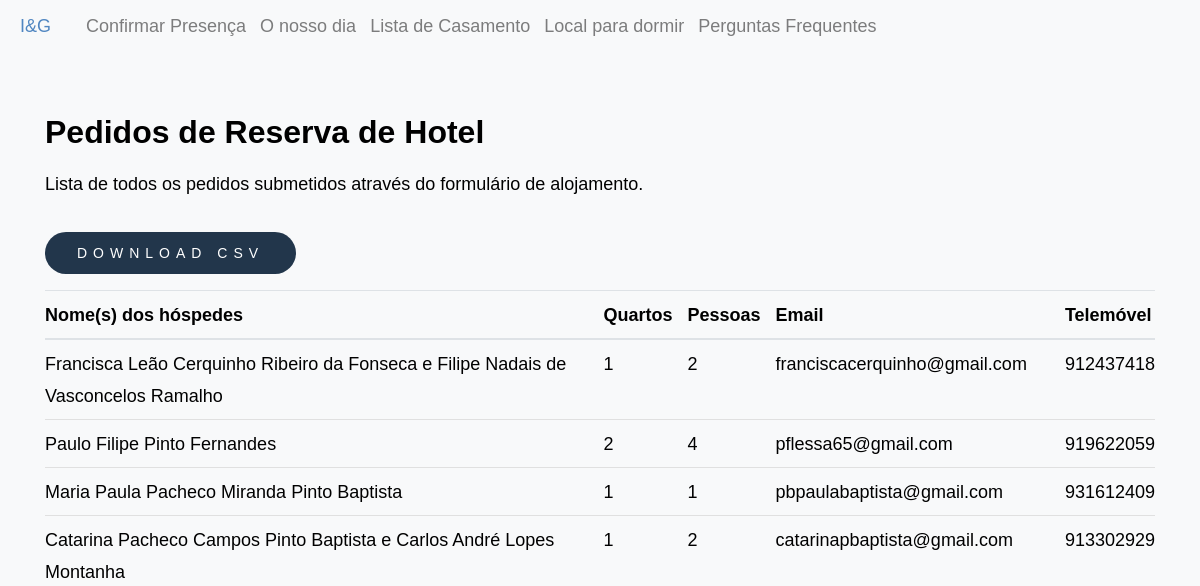
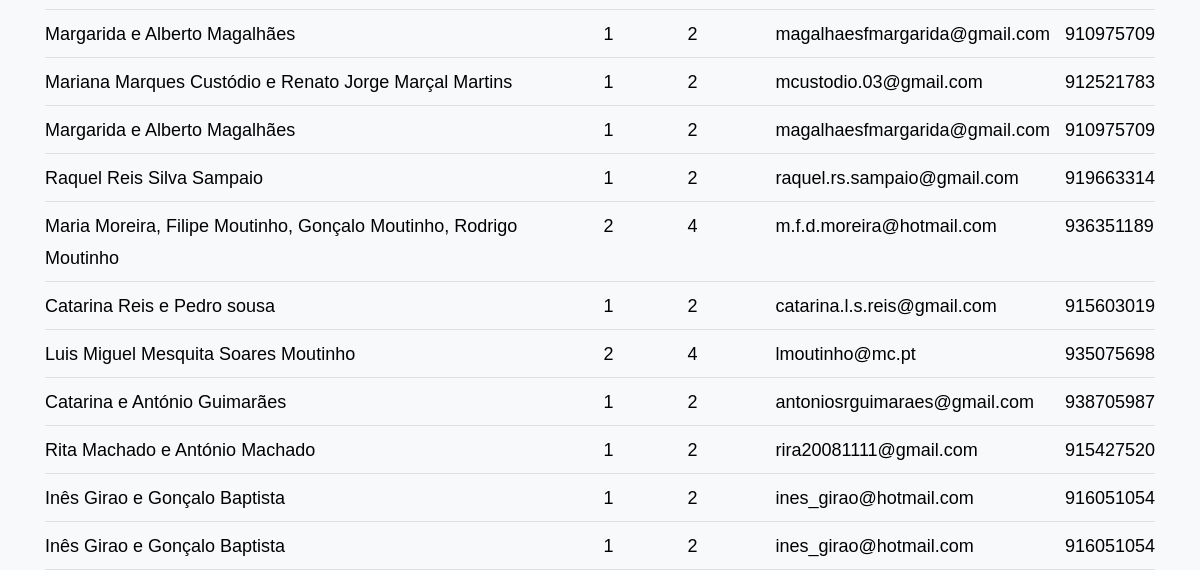
Page /edit/hotel_reservations on the earlier database version (2 pictures, top to bottom).
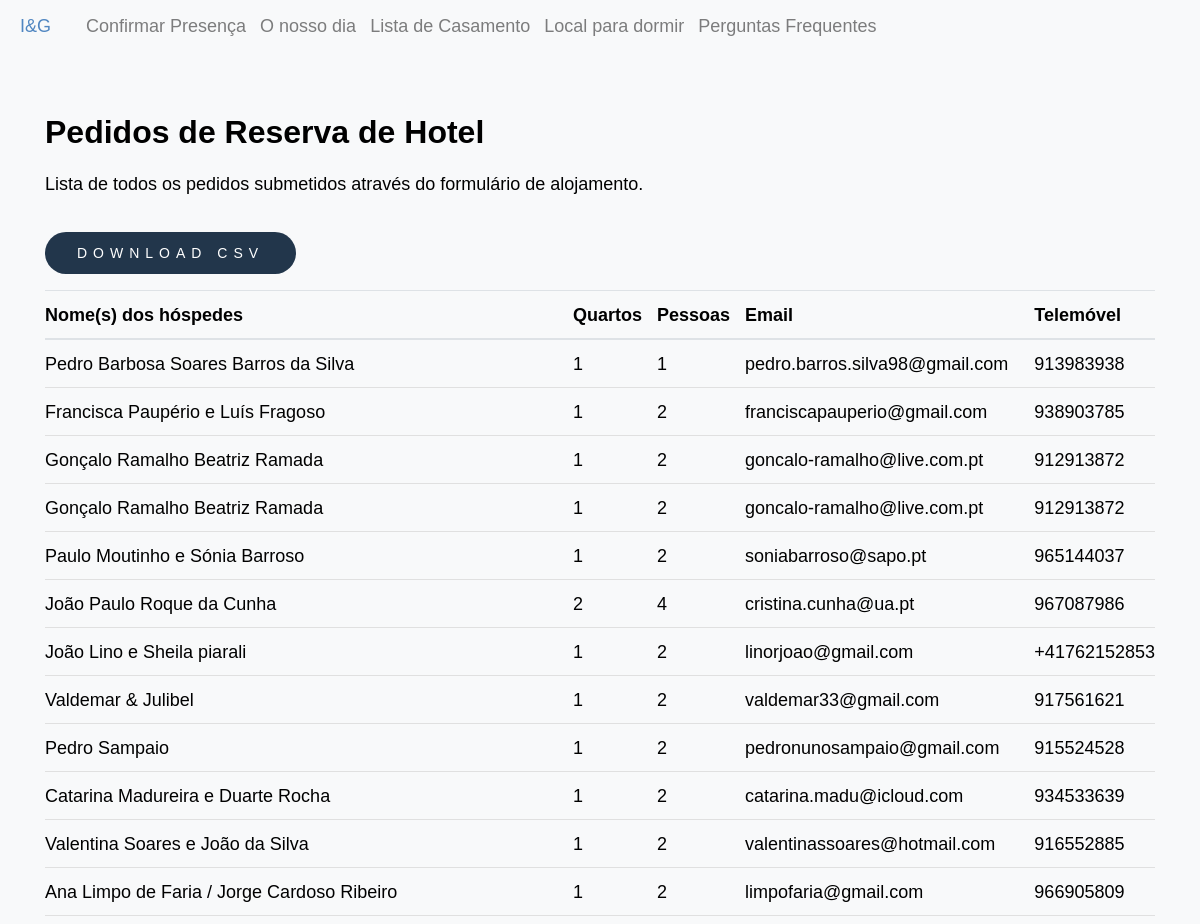
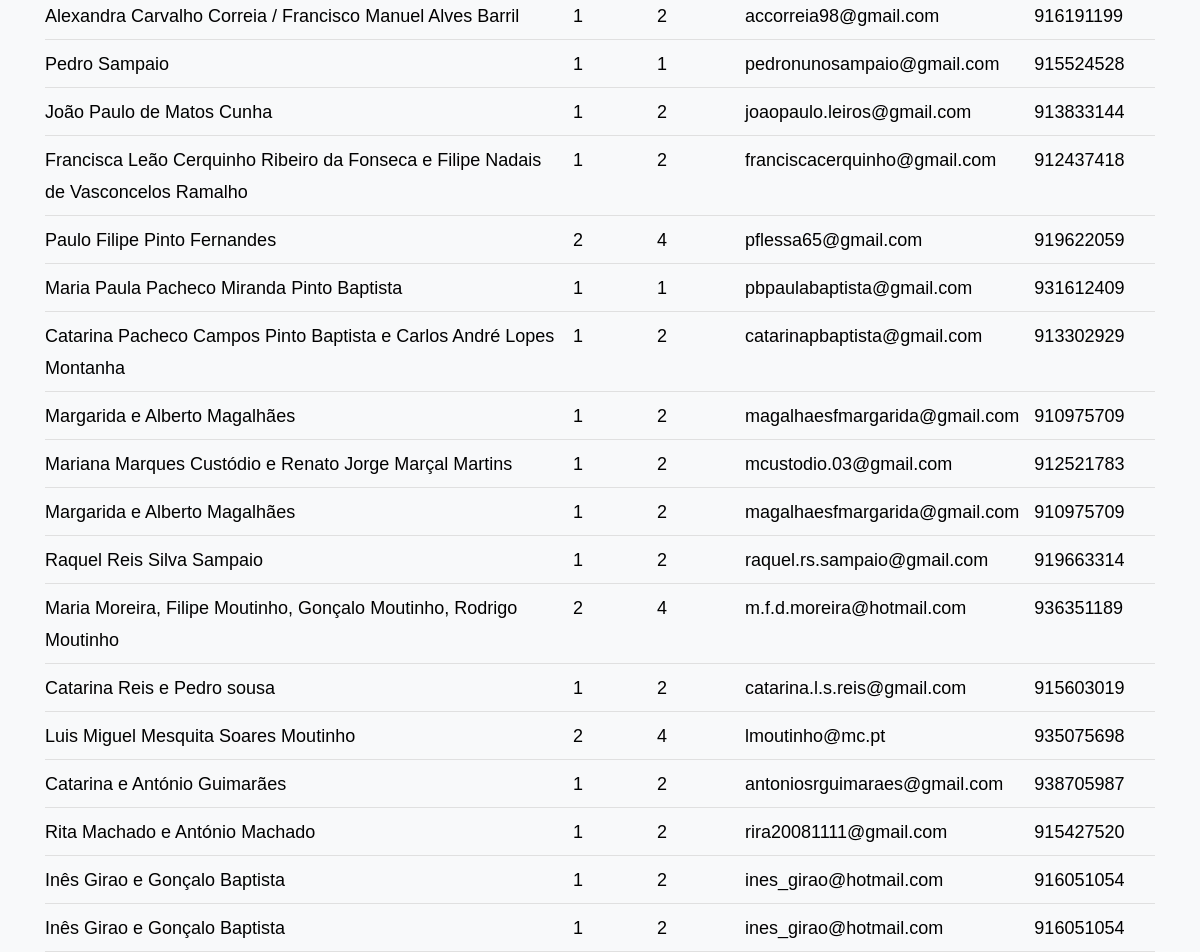
Same page on the later database version (2 pictures, top to bottom).
### inesegoncalo/models/hotel_reservations.py (models this page shows)
class HotelReservation(db.Model, model.Model, model.Base):
    __tablename__ = "hotel_reservations"
    __table_args__ = {"extend_existing": True}
    id = Column(Integer, primary_key=True)
    guest_names = Column(Text, nullable=False)
    num_rooms = Column(Integer, nullable=False)
    num_people = Column(Integer, nullable=False)
    email = Column(Text, nullable=False)
    phone = Column(Text, nullable=False)

### inesegoncalo/modules/edit.py (the view)
@bp.route("/hotel_reservations", methods=("GET", "POST"))
def hotel_reservations():
    reservations = HotelReservation.query.order_by(HotelReservation.id.desc()).all()
    return render_template("edit/hotel_reservations.html", reservations=reservations)

### inesegoncalo/templates/edit/hotel_reservations.html (shortened to what this page needs)
{% extends 'layout.html' %}
{% block content %}
<div class="edit-page-container container">
    <div class="edit-card">
        <div class="edit-card-header">
            <div>
                <h2>Pedidos de Reserva de Hotel</h2>
                <p>Lista de todos os pedidos submetidos através do formulário de alojamento.</p>
            </div>
            <button onclick="generateHotelReservationsCSV()" class="btn btn_contribuir accept">
                Download CSV
            </button>
        </div>
        <div class="edit-table-wrapper">
            <table class="table edit-table">
                <thead>
                    <tr>
                        <th>Nome(s) dos hóspedes</th>
                        <th>Quartos</th>
                        <th>Pessoas</th>
                        <th>Email</th>
                        <th>Telemóvel</th>
                    </tr>
                </thead>
                <tbody>
                    {% for reservation in reservations %}
                    <tr>
                        <td>{{ reservation.guest_names }}</td>
                        <td>{{ reservation.num_rooms }}</td>
                        <td>{{ reservation.num_people }}</td>
                        <td>{{ reservation.email }}</td>
                        <td>{{ reservation.phone }}</td>
                    </tr>
                    {% else %}
                    <tr>
                        <td colspan="5" style="text-align: center; padding: 1.5rem 0;">
                            Ainda não existem pedidos de reserva de hotel.
                        </td>
                    </tr>
                    {% endfor %}
                </tbody>
            </table>
        </div>
    </div>
</div>
{% endblock %}

Differences in the rows shown:
added HotelReservation: guest_names "Pedro Barbosa Soares Barros da Silva", num_rooms "1", num_people "1", email "pedro.barros.silva98@gmail.com", phone "913983938"
added HotelReservation: guest_names "Francisca Paupério e Luís Fragoso", num_rooms "1", num_people "2", email "franciscapauperio@gmail.com", phone "938903785"
added HotelReservation: guest_names "Gonçalo Ramalho Beatriz Ramada", num_rooms "1", num_people "2", email "goncalo-ramalho@live.com.pt", phone "912913872"
added HotelReservation: guest_names "Gonçalo Ramalho Beatriz Ramada", num_rooms "1", num_people "2", email "goncalo-ramalho@live.com.pt", phone "912913872"
added HotelReservation: guest_names "Paulo Moutinho e Sónia Barroso", num_rooms "1", num_people "2", email "soniabarroso@sapo.pt", phone "965144037"
added HotelReservation: guest_names "João Paulo Roque da Cunha", num_rooms "2", num_people "4", email "cristina.cunha@ua.pt", phone "967087986"
added HotelReservation: guest_names "João Lino e Sheila piarali", num_rooms "1", num_people "2", email "linorjoao@gmail.com", phone "+41762152853"
added HotelReservation: guest_names "Valdemar & Julibel", num_rooms "1", num_people "2", email "valdemar33@gmail.com", phone "917561621"
added HotelReservation: guest_names "Pedro Sampaio", num_rooms "1", num_people "2", email "pedronunosampaio@gmail.com", phone "915524528"
added HotelReservation: guest_names "Catarina Madureira e Duarte Rocha", num_rooms "1", num_people "2", email "catarina.madu@icloud.com", phone "934533639"
added HotelReservation: guest_names "Valentina Soares e João da Silva", num_rooms "1", num_people "2", email "valentinassoares@hotmail.com", phone "916552885"
added HotelReservation: guest_names "Ana Limpo de Faria / Jorge Cardoso Ribeiro", num_rooms "1", num_people "2", email "limpofaria@gmail.com", phone "966905809"
added HotelReservation: guest_names "Alexandra Carvalho Correia / Francisco Manuel Alves Barril", num_rooms "1", num_people "2", email "accorreia98@gmail.com", phone "916191199"
added HotelReservation: guest_names "Pedro Sampaio", num_rooms "1", num_people "1", email "pedronunosampaio@gmail.com", phone "915524528"
added HotelReservation: guest_names "João Paulo de Matos Cunha", num_rooms "1", num_people "2", email "joaopaulo.leiros@gmail.com", phone "913833144"
